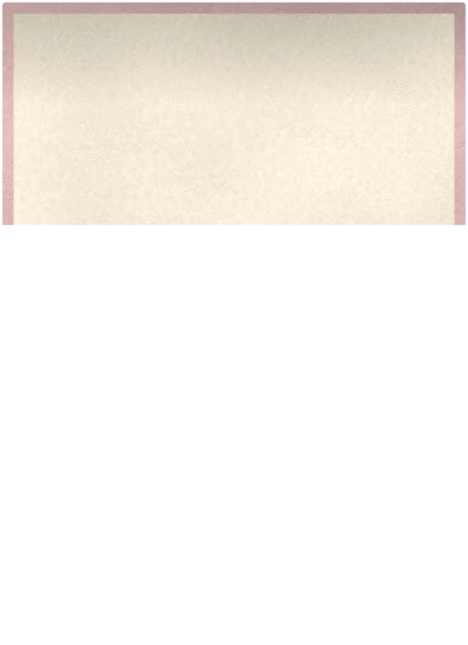
#> input picture product/birthday-card-1-2026-11-27/assets/env-back.webp, 936 x 1290 px (shown at 1/2 size)
$ python build_envelope_nye.py ../../../product/birthday-card-1-2026-11-27/assets/env-pocket.webp ../../../product/birthday-card-1-2026-11-27/assets/env-back.webp   (older library calls are emulated)
#> lines starting #> are read from the running program, lines starting #| are printed output that depends on the picture
#!/usr/bin/env python3
# New Year's Eve invitation "Midnight" (27 Nov 2026) - the product's OWN envelope, computed layer by layer.
# Pearl paper with a fine linen weave and a little shimmer, portrait 5.25 x 7.25 in (312 x 430 units), a wide shallow
# flap with rounded corners on the short top edge, midnight-navy liner with small silver and gold stars, closed by a
# wide navy velvet band around the middle with a round silver clock seal whose hands stand at two minutes to twelve.
# Nothing is cut from another product's envelope (PRAVILA 5); shared on purpose: the shop signature (blind embossed).
# The light is the scene's: dim room, sparklers burning on the right - the right side of the paper is warm and lit,
# the left falls off cool and darker (so the envelope never glows like a sticker on the black marble).
# Layers -> OUT: env-back (inside back + liner), env-flapin (open flap, liner side), env-pocket (front pocket),
# env-flap (closed flap), env-flapshadow, env-band (velvet band + its shadow), env-seal (bezel, dial, hour hand),
# env-hand (minute hand at twelve; turned by CSS about the seal's centre), env-dropshadow (contact shadow on the table),
# env-streak (the closed envelope smeared along its travel: shown while it slides fast), closed.png (for checks).
import os, sys
import numpy as np, cv2
from PIL import Image
OUT, SIG = sys.argv[1], sys.argv[2]
S = int(os.environ.get('ENV_S', 3)); W, H = 312, 430
F = 112                      # flap depth
SC, SR = (156.0, 214.0), 36.0   # seal centre and radius
BT, BB = 191.0, 237.0        # velvet band: top and bottom
os.makedirs(OUT, exist_ok=True)
rng = np.random.default_rng(2027)
def grid(w=W, h=H, x0=0.0, y0=0.0):
    yy, xx = np.mgrid[0:int(h * S), 0:int(w * S)].astype(np.float32); return (xx + .5) / S + x0, (yy + .5) / S + y0
def aa(d): return np.clip(0.5 - np.asarray(d, np.float32) * S, 0, 1)
def blur(a, sig): return cv2.GaussianBlur(np.asarray(a, np.float32), (0, 0), sig * S)
def noise(shape, sig, seed):
    n = cv2.GaussianBlur(np.random.default_rng(seed).standard_normal(shape).astype(np.float32), (0, 0), sig); return n / (n.std() + 1e-6)
def save(rgb, al, name, q=86):
    rgb = cv2.GaussianBlur(np.asarray(rgb, np.float32), (0, 0), 0.3 * S); al = cv2.GaussianBlur(np.asarray(al, np.float32), (0, 0), 0.3 * S)
    im = Image.fromarray(np.dstack([np.clip(rgb, 0, 255), np.clip(al, 0, 1) * 255]).astype(np.uint8), 'RGBA')
    im.save(os.path.join(OUT, name), 'WEBP' if name.endswith('.webp') else 'PNG', **(dict(quality=q, method=6, alpha_quality=92) if name.endswith('.webp') else dict(optimize=True)))
    return im
xx, yy = grid()
def rrect(x0, y0, x1, y1, r, X=None, Y=None):
    X = xx if X is None else X; Y = yy if Y is None else Y
    qx = np.abs(X - (x0 + x1) / 2) - ((x1 - x0) / 2 - r); qy = np.abs(Y - (y0 + y1) / 2) - ((y1 - y0) / 2 - r)
    return np.hypot(np.maximum(qx, 0), np.maximum(qy, 0)) + np.minimum(np.maximum(qx, qy), 0) - r
def seg_d(X, Y, p, q):
    px, py = X - p[0], Y - p[1]; dx, dy = q[0] - p[0], q[1] - p[1]
    t = np.clip((px * dx + py * dy) / (dx * dx + dy * dy), 0, 1); return np.hypot(px - t * dx, py - t * dy)

# ---------- the scene's light on the envelope (closed orientation)
u = np.clip(xx / W, 0, 1)
LF = (0.50 + 0.50 * u ** 1.15) * (1.02 - 0.06 * yy / H)
GL = np.exp(-((1 - u) / 0.40) ** 2)                                   # the sparklers' glow on the side that faces them
SH = 0.05 * np.exp(-(((xx - 0.72 * yy) - 60) / 46.0) ** 2)             # a pearl sheet has a soft satin sheen
TINT = (1 - u)[..., None] * np.array([0.93, 0.955, 1.0], np.float32) + u[..., None] * np.array([1.07, 0.965, 0.83], np.float32)
LIGHT = (LF + SH)[..., None] * TINT * (1 + GL[..., None] * np.array([0.10, -0.02, -0.20], np.float32))
light = np.array([0.82, -0.42]); light /= np.hypot(*light)
def edge_light(d, width=1.3, amt=0.10):
    d = np.asarray(d, np.float32); gx = cv2.Sobel(d, cv2.CV_32F, 1, 0, ksize=3); gy = cv2.Sobel(d, cv2.CV_32F, 0, 1, ksize=3); n = np.hypot(gx, gy) + 1e-6
    f = (gx / n * light[0] + gy / n * light[1]); rim = np.clip(1 + d / width, 0, 1) * (d < 0)
    return 1 + amt * f * rim

# ---------- pearl paper: linen weave, grain, mottling, shimmer
PEARL = np.array([229, 228, 230], np.float32)
def pearl(seed, tone=1.0):
    sh = xx.shape
    wob = noise(sh, 9 * S, seed) * 0.5
    weave = 0.021 * np.sin((xx + wob) * 2 * np.pi / 1.05) * (0.7 + 0.3 * noise(sh, 3 * S, seed + 1)) + 0.021 * np.sin((yy + wob.T[:sh[0], :sh[1]] if False else yy) * 2 * np.pi / 1.05) * (0.7 + 0.3 * noise(sh, 3 * S, seed + 2))
    t = weave + 0.022 * noise(sh, 0.55, seed + 3) + 0.02 * noise(sh, 40 * S / 3, seed + 4) + 0.012 * noise(sh, 6 * S, seed + 6)
    sp = (np.random.default_rng(seed + 5).random(sh) < 0.0035).astype(np.float32); sp = cv2.GaussianBlur(sp, (0, 0), 0.6) * 2.2      # mica shimmer
    return PEARL[None, None, :] * tone * (1 + t[..., None]) + 34 * sp[..., None] * np.array([1.0, 0.97, 0.9], np.float32)

# ---------- liner: midnight navy with small silver and gold stars
def star_mask(X, Y, cx, cy, r, rot):
    ang = np.arctan2(Y - cy, X - cx) + rot; rad = np.hypot(X - cx, Y - cy)
    a = np.abs(np.mod(ang, 2 * np.pi / 5) - np.pi / 5)
    lim = r * 0.40 / np.maximum(np.cos(a) + 1.25 * np.sin(a) * 0.0 + np.sin(a) * 1.18, 1e-3) * 1.0
    return np.clip((np.minimum(lim, r) - rad) * S + .5, 0, 1)
def liner(X, Y, seed):
    sh = X.shape
    base = np.array([20, 28, 68], np.float32)[None, None] * (1 + 0.035 * noise(sh, 0.6, seed)[..., None] + 0.05 * noise(sh, 30, seed + 1)[..., None])
    r = np.random.default_rng(seed + 2); pts = []
    tries = 0
    while len(pts) < 96 and tries < 6000:
        tries += 1; p = (r.uniform(4, W - 4), r.uniform(-4, H))
        if all(np.hypot(p[0] - q[0], p[1] - q[1]) > 17 for q in pts): pts.append(p)
    out = base.copy()
    for i, (cx, cy) in enumerate(pts):
        rr = r.choice([4.2, 5.4, 6.8, 8.6], p=[.34, .34, .22, .1]); gold = r.random() < 0.42
        x0, x1 = int(max(0, (cx - X[0, 0] - rr - 1) * S)), int(min(sh[1], (cx - X[0, 0] + rr + 1) * S)); y0, y1 = int(max(0, (cy - Y[0, 0] - rr - 1) * S)), int(min(sh[0], (cy - Y[0, 0] + rr + 1) * S))
        if x1 <= x0 or y1 <= y0: continue
        m = star_mask(X[y0:y1, x0:x1], Y[y0:y1, x0:x1], cx, cy, rr, r.uniform(0, 6.28))[..., None]
        col = np.array([222, 180, 96] if gold else [214, 220, 232], np.float32) * (0.9 + 0.2 * r.random())
        out[y0:y1, x0:x1] = out[y0:y1, x0:x1] * (1 - m) + col * m
    return out

BODY = rrect(1.6, 1.6, W - 1.6, H - 1.6, 3.0)
FLAP = np.maximum(rrect(1.6, -70, W - 1.6, F, 30.0), BODY)
THROAT = np.minimum(yy - 84.0, np.hypot(xx - W / 2, yy - 84.0) - 13.0)   # the pocket's top edge: straight, with a round thumb notch in the middle                                                    # < 0 above the edge (open throat)

# ---------- shop signature, blind embossed
def signature():
    m = np.asarray(Image.open(SIG).convert('L')).astype(np.float32) / 255
    bw, bh = 121 * S, round(25.67 * S); m = cv2.resize(m, (bw, bh), interpolation=cv2.INTER_AREA)
    full = np.zeros((H * S, W * S), np.float32); x0, y0 = round(95.67 * S), round(389.33 * S); full[y0:y0 + bh, x0:x0 + bw] = m
    hgt = blur(full, 0.2); gx = cv2.Sobel(hgt, cv2.CV_32F, 1, 0, ksize=3); gy = cv2.Sobel(hgt, cv2.CV_32F, 0, 1, ksize=3)
    return 1 + np.clip((gx * light[0] + gy * light[1]) * -0.42, -0.15, 0.10) - blur(full, 0.15) * 0.05

# ---------- POCKET (front): four seams meeting under the seal, bottom flap on top
pk = pearl(1)
C0 = (W / 2, 214.0)
for p, sg in (((0, 70), 1.0), ((W, 70), -1.0)):                     # side seams: soft folds, the side that faces the sparklers a little lighter
    d = seg_d(xx, yy, p, C0); side = np.sign((xx - p[0]) * (C0[1] - p[1]) - (yy - p[1]) * (C0[0] - p[0])) * sg
    pk *= (1 - 0.085 * np.exp(-(d / 1.3) ** 2) + 0.05 * side * np.exp(-((d - 2.4) / 1.6) ** 2))[..., None]
bf = np.maximum(-(xx * (H - C0[1]) / (W / 2) - (H - yy)) , -((W - xx) * (H - C0[1]) / (W / 2) - (H - yy)))   # < 0 inside the bottom flap triangle
bfn = bf / np.hypot(1, (H - C0[1]) / (W / 2))
pk *= (1 + 0.03 * np.clip(-bfn / 40, 0, 1))[..., None]
pk *= (1 - 0.22 * np.exp(-np.maximum(bfn, 0) / 2.6) * (bfn > 0) * (yy > C0[1] - 4))[..., None]
pk *= (1 + 0.06 * np.exp(-((bfn + 1.2) / 1.2) ** 2))[..., None]
pk *= signature()[..., None]
pal = aa(BODY) * aa(-THROAT)
pk *= edge_light(np.maximum(BODY, -THROAT), 1.3, 0.07)[..., None]
pk *= LIGHT
vsh = np.clip(blur(aa(-THROAT), 2.4) * 1.1 - 0.06, 0, 0.55) * aa(THROAT) * aa(BODY)      # the pocket's edge shades what lies inside
save(np.where(pal[..., None] > 0.001, pk, 0), np.maximum(pal, vsh), 'env-pocket.webp')

# ---------- BACK (inside back panel, lined)
LN = liner(xx, yy, 11)
bk = pearl(2, 0.9)
la = aa(np.maximum(BODY + 7.0, -(yy - 0.5)))
bk = bk * (1 - la[..., None]) + LN * la[..., None]
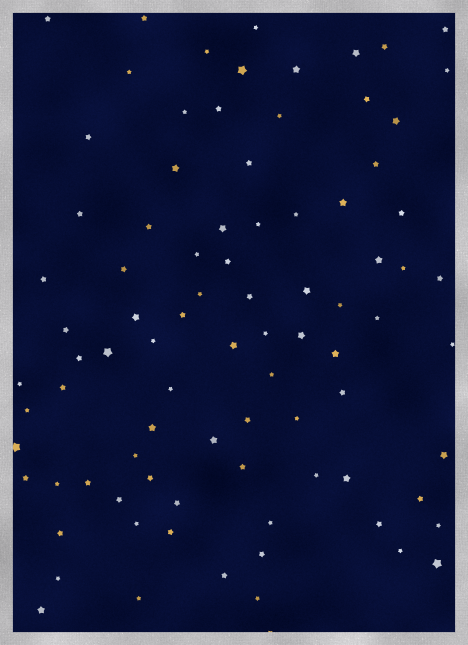
#> bk: shape (1290, 936, 3) float32 (shown at 1/2 size); mean of channels 0, 1, 2 38.5, 45.5, 81.3; drawn with min black and max white
bk *= LIGHT * (0.78 + 0.22 * np.clip(yy / 60, 0, 1))[..., None]
save(bk, aa(BODY) * (yy < 112), 'env-back.webp')
#> call 2 of save, with name = 'env-back.webp', q = 86
#> in save (call 2), `rgb = cv2.GaussianBlur(np.asarray(rgb, np.float32), (0, 0), 0.3 * S)`:
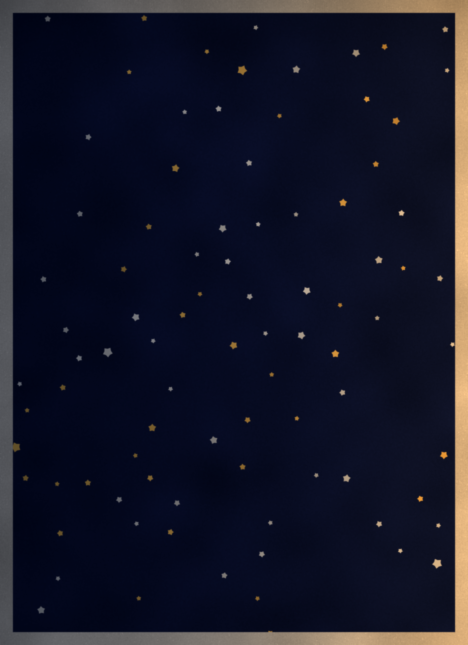
#> rgb: shape (1290, 936, 3) float32 (shown at 1/2 size); mean of channels 0, 1, 2 29.2, 31, 48.5; drawn with min black and max white

# ---------- FLAP closed (outside)
fl = pearl(3, 1.03)
fl *= edge_light(FLAP, 1.5, 0.12)[..., None]
fl *= (1.02 - 0.04 * yy / F)[..., None] * LIGHT
fal = aa(FLAP)
save(fl, fal, 'env-flap.webp')
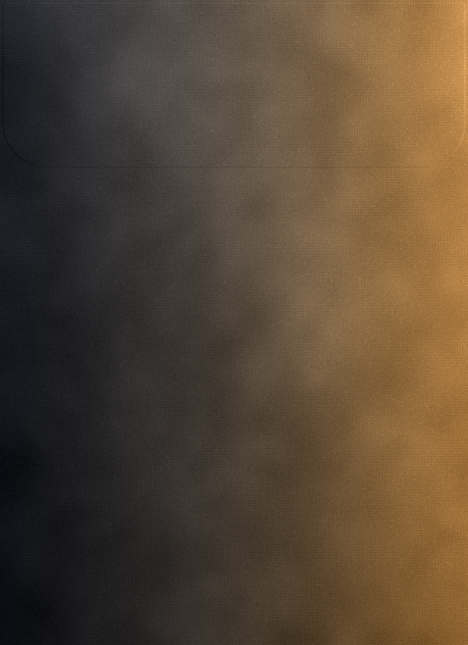
#> fl: shape (1290, 936, 3) float32 (shown at 1/2 size); mean of channels 0, 1, 2 172.5, 155.4, 136.9; drawn with min black and max white
fs = blur(np.roll(np.roll(fal, round(2.6 * S), 0), round(-1.4 * S), 1), 2.4) * 0.40 + blur(np.roll(fal, round(0.9 * S), 0), 0.8) * 0.22
save(np.zeros(fs.shape + (3,), np.float32), np.clip(fs * aa(BODY) * (1 - fal), 0, 1), 'env-flapshadow.png')
#> in save (call 4), `rgb = cv2.GaussianBlur(np.asarray(rgb, np.float32), (0, 0), 0.3 * S)`: rgb: shape (1290, 936, 3) float32; every value is 0

# ---------- FLAP open, liner side: drawn in closed orientation, then mirrored about the hinge (tip up)
fi = pearl(4, 0.97)
fa = aa(np.maximum(FLAP + 8.0, -(yy - 0.5)))
fi = fi * (1 - fa[..., None]) + liner(xx, yy, 23) * fa[..., None]
fi *= edge_light(FLAP, 1.2, 0.08)[..., None]
fi *= LIGHT * (0.56 + 0.44 * np.clip(yy / 30, 0, 1) ** 0.8)[..., None] * (1 + 0.07 * np.clip(yy / F, 0, 1))[..., None]      # deep shade at the hinge, the lip catches the light
rows = int(F * S); PX, PY = 12 * S, 16 * S                           # padded: the open flap lies on the table and has its own shadow
frgb = np.zeros((rows + PY, W * S + 2 * PX, 3), np.float32); fal2 = np.zeros((rows + PY, W * S + 2 * PX), np.float32)
frgb[PY:, PX:PX + W * S] = fi[:rows][::-1]; fal2[PY:, PX:PX + W * S] = fal[:rows][::-1]
fsh = np.clip(blur(np.roll(np.roll(fal2, round(-3.0 * S), 1), round(2.0 * S), 0), 3.2) * 0.6 + blur(fal2, 1.0) * 0.45, 0, 0.85) * (1 - fal2)
save(frgb * fal2[..., None], np.maximum(fal2, fsh), 'env-flapin.webp')
#> in save (call 5), `im = Image.fromarray(np.dstack([np.clip(rgb, 0, 255), np.clip(al, 0, 1..`:
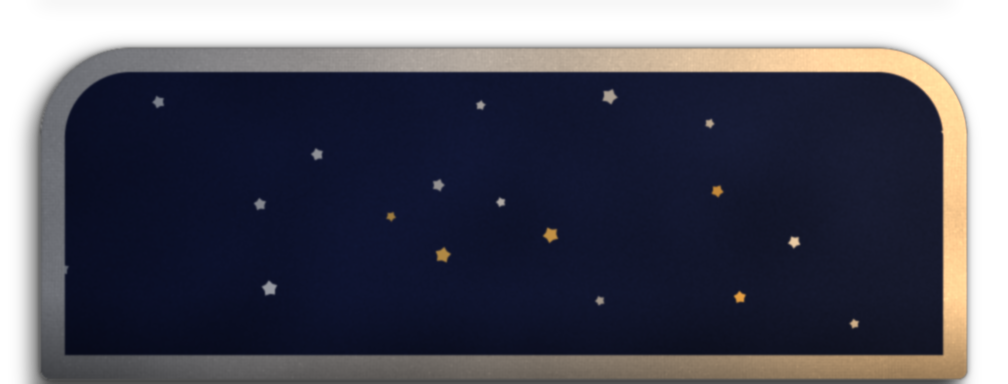
#> im: PIL image 1008x384 RGBA; mean R, G, B, A 33.5, 33.9, 45.9, 203.5; transparent parts drawn white
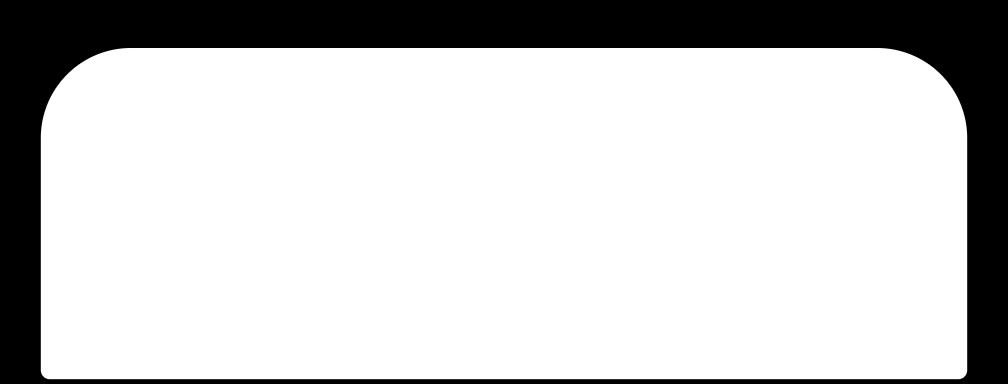
#> fal2: shape (384, 1008) float32; min 0, max 1, mean 0.784

# ---------- velvet BAND around the middle (+ its shadow on the paper)
bd = np.maximum(np.maximum(BT - yy, yy - BB), BODY - 0.6)
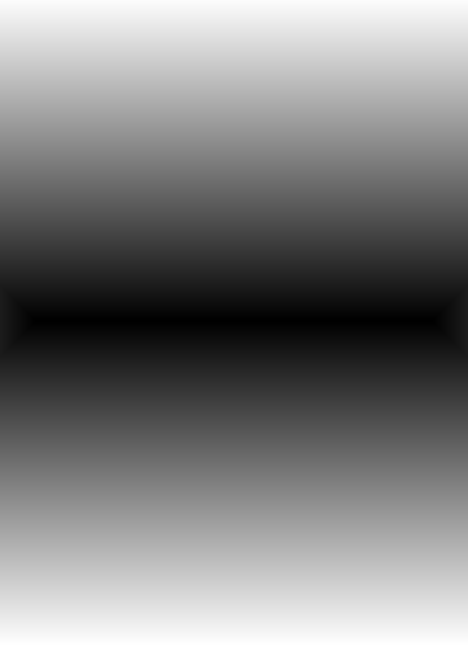
#> bd: shape (1290, 936) float32 (shown at 1/2 size); min -22.83, max 192.8, mean 84.6; drawn with min black and max white
ba = aa(bd)
v = (yy - BT) / (BB - BT)
nap = cv2.GaussianBlur(np.random.default_rng(31).standard_normal(xx.shape).astype(np.float32), (0, 0), sigmaX=0.5, sigmaY=5 * S); nap /= nap.std() + 1e-6
fine = noise(xx.shape, 0.7, 32)
sheen = 0.78 * np.exp(-((v - 0.30) / 0.18) ** 2) + 0.2 * np.exp(-((v - 0.82) / 0.10) ** 2)
velvet = np.array([24, 33, 78], np.float32)[None, None] * (0.72 + sheen + 0.10 * nap + 0.07 * fine)[..., None]
velvet *= (1 - 0.55 * np.exp(-np.minimum(xx, W - xx) / 4.5))[..., None]                    # it turns round the edges
velvet *= (0.75 + 0.35 * u)[..., None] * (1 - u[..., None] * np.array([0.0, 0.06, 0.22], np.float32))
velvet += 26 * (np.exp(-np.abs(yy - BT - 0.9) / 0.5) + 0.6 * np.exp(-np.abs(yy - BB + 0.9) / 0.5))[..., None] * np.array([0.6, 0.7, 1.0], np.float32)   # stitched edges
bsh = (blur(np.roll(np.roll(ba, round(3.0 * S), 0), round(-1.8 * S), 1), 2.4) * 0.6 + blur(ba, 0.7) * 0.3) * aa(BODY) * (1 - ba)
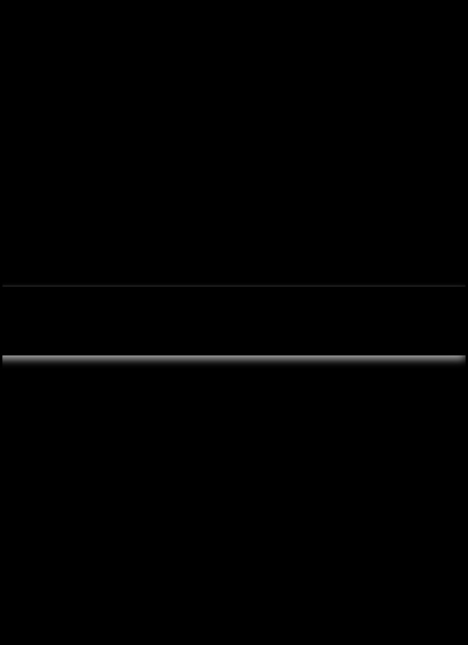
#> bsh: shape (1290, 936) float32 (shown at 1/2 size); min 0, max 0.65, mean 0.00484
save(velvet * ba[..., None], np.maximum(ba, np.clip(bsh, 0, 1)), 'env-band.webp')

# ---------- SEAL: a small silver clock (bezel, ivory dial, batons, hour hand at twelve)
dc = np.hypot(xx - SC[0], yy - SC[1]); ang = np.arctan2(yy - SC[1], xx - SC[0])
sa = aa(dc - SR)
RI = SR - 6.5
bez = 176 + 46 * np.cos(2 * ang - 0.9) + 24 * np.cos(6 * ang + 0.4) + 6 * noise(xx.shape, 0.6, 41)
nb = (dc - (SR + RI) / 2) / ((SR - RI) / 2)                          # -1 inner lip .. +1 outer rim
bez = bez * (0.80 + 0.30 * (1 - nb ** 2)) + 50 * np.exp(-((nb + 0.55) / 0.22) ** 2) * (0.5 + 0.5 * np.cos(ang - np.arctan2(light[1], light[0])))
bez -= 40 * np.clip(nb - 0.75, 0, 1) * 4
seal = np.dstack([bez * 0.985, bez * 0.99, bez * 1.02])
dial = np.array([240, 235, 224], np.float32)[None, None] * (1 - 0.07 * (dc / RI) ** 2)[..., None] * (1 + 0.012 * noise(xx.shape, 0.6, 42))[..., None]
dial *= (1 - 0.38 * np.exp(-np.maximum(RI - dc, 0) / 1.6) * (dc < RI))[..., None]                      # the bezel shades the rim of the dial
ink = np.zeros(xx.shape, np.float32)
for k in range(60):
    th = 2 * np.pi * k / 60 - np.pi / 2; c, s_ = np.cos(th), np.sin(th)
    if k % 5 == 0:
        r0, r1, wd = RI - 9.5, RI - 3.2, (0.9 if k else 0.0)
        if k == 0:
            for off in (-1.5, 1.5):
                px, py = -s_ * off, c * off
                ink = np.maximum(ink, aa(seg_d(xx, yy, (SC[0] + c * r0 + px, SC[1] + s_ * r0 + py), (SC[0] + c * r1 + px, SC[1] + s_ * r1 + py)) - 0.7))
        else:
            ink = np.maximum(ink, aa(seg_d(xx, yy, (SC[0] + c * r0, SC[1] + s_ * r0), (SC[0] + c * r1, SC[1] + s_ * r1)) - wd * (1.0 if k % 15 == 0 else 0.62)))
    else:
        ink = np.maximum(ink, 0.55 * aa(seg_d(xx, yy, (SC[0] + c * (RI - 4.6), SC[1] + s_ * (RI - 4.6)), (SC[0] + c * (RI - 3.2), SC[1] + s_ * (RI - 3.2))) - 0.22))
INK = np.array([26, 30, 52], np.float32)
dial = dial * (1 - ink[..., None]) + INK * ink[..., None]
def hand(length, back, w0, w1, deg):
    th = np.deg2rad(deg) - np.pi / 2; c, s_ = np.cos(th), np.sin(th)
    X = (xx - SC[0]) * c + (yy - SC[1]) * s_; Y = -(xx - SC[0]) * s_ + (yy - SC[1]) * c
    t = np.clip((X + back) / (length + back), 0, 1); wd = w0 + (w1 - w0) * t
    d = np.maximum(np.maximum(-back - X, X - length), np.abs(Y) - wd)
    return aa(d)
hh = hand(13.5, 3.0, 1.9, 1.0, -1.0)
hsh = blur(np.roll(np.roll(hh, round(0.9 * S), 0), round(-0.6 * S), 1), 0.5) * 0.35
dial = dial * (1 - hsh[..., None]); dial = dial * (1 - hh[..., None]) + INK * hh[..., None]
dm = aa(dc - RI)[..., None]
seal = seal * (1 - dm) + dial * dm
gl = np.clip(1 - np.abs(dc - RI * 0.62) / 5.0, 0, 1) * np.clip(np.cos(ang - np.arctan2(light[1], light[0])) - 0.55, 0, 1) * 2.2      # glass highlight
seal = seal + 60 * (gl * (dc < RI))[..., None]
seal *= (0.80 + 0.26 * u)[..., None] * (1 - u[..., None] * np.array([0.0, 0.04, 0.14], np.float32))
ssh = (blur(np.roll(np.roll(sa, round(2.8 * S), 0), round(-1.8 * S), 1), 2.6) * 0.55 + blur(sa, 0.8) * 0.3) * (1 - sa)
save(seal * sa[..., None], np.maximum(sa, np.clip(ssh, 0, 1) * aa(BODY)), 'env-seal.webp', q=90)
# minute hand (at twelve) with the centre cap
mh = hand(RI - 6.0, 4.5, 1.25, 0.6, 0.0)
cap = aa(dc - 2.6)
hm = np.maximum(mh, cap)
hrgb = np.where(cap[..., None] > 0.5, np.array([168, 172, 184], np.float32) * (0.8 + 0.4 * np.clip((SC[1] - yy + 2) / 4, 0, 1))[..., None], INK[None, None])
msh = blur(np.roll(np.roll(hm, round(1.2 * S), 0), round(-0.8 * S), 1), 0.6) * 0.4 * (1 - hm) * aa(dc - RI)
save(hrgb * hm[..., None], np.maximum(hm, msh), 'env-hand.webp', q=92)

# ---------- contact shadow on the table (padded 24 units all round)
P = 34; xs, ys = grid(W + 2 * P, H + 2 * P, -P, -P)
body_p = aa(rrect(1.6, 1.6, W - 1.6, H - 1.6, 3.0, xs, ys))
sh = blur(np.roll(np.roll(body_p, round(6.0 * S), 0), round(-8.0 * S), 1), 9.0) * 0.66 + blur(np.roll(np.roll(body_p, round(1.2 * S), 0), round(-1.6 * S), 1), 1.2) * 0.85      # wide soft ambient + tight contact, both away from the sparklers
sh = np.clip(sh, 0, 0.94)
save(np.zeros(sh.shape + (3,), np.float32), sh, 'env-dropshadow.png')

# ---------- the closed envelope, for checks and for the streak shown while it slides fast
def over(dst, name):
    im = np.asarray(Image.open(os.path.join(OUT, name)).convert('RGBA')).astype(np.float32); a = im[..., 3:] / 255
    dst[..., :3] = dst[..., :3] * (1 - a) + im[..., :3] * a; dst[..., 3:] = dst[..., 3:] + a * (1 - dst[..., 3:]); return dst
cl = np.zeros((H * S, W * S, 4), np.float32)
for n in ('env-pocket.webp', 'env-flapshadow.png', 'env-flap.webp', 'env-band.webp', 'env-seal.webp', 'env-hand.webp'): cl = over(cl, n)
Image.fromarray(np.dstack([np.clip(cl[..., :3], 0, 255), np.clip(cl[..., 3], 0, 1) * 255]).astype(np.uint8), 'RGBA').save(os.path.join(OUT, 'closed.png'))
sm = cv2.GaussianBlur(cl, (0, 0), 1.6 * S)        # the afterimage shown while it slides fast: the closed envelope, a little soft
save(sm[..., :3], sm[..., 3], 'env-closed.webp', q=78)
#> (the run stopped early here; a loop or call above may not have finished)
